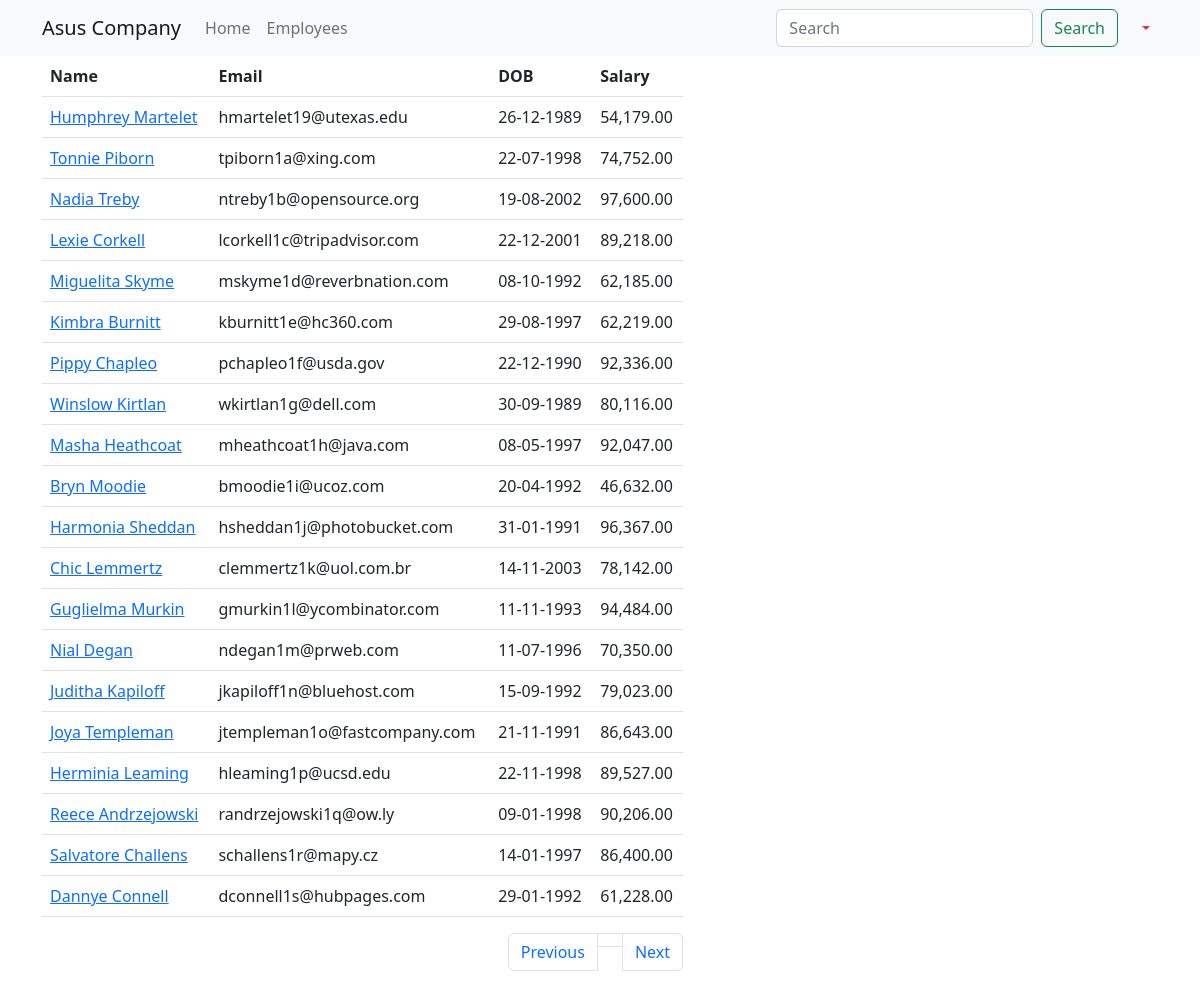
The page /employees?page=3 (signed in) on the database its author committed.
### main_app/models.py (models this page shows, shortened)
class Employee(models.Model):
    name = models.CharField(max_length=40)
    email = models.EmailField(unique=True)
    dob = models.DateField(null=True)
    salary = models.DecimalField(max_digits=7, decimal_places=2)
    disabled = models.BooleanField(default=False)
    profile_picture = models.ImageField(upload_to=unique_img_name, null=True, default='employees/employee.png')
    created_at = models.DateTimeField(auto_now_add=True, null=True)
    updated_at = models.DateTimeField(auto_now=True, null=True)

### main_app/views.py (the view)
# urls.py: path('employees', views.all_employees, name='all'),
@login_required
@permission_required('main_app.view_employee', raise_exception=True)
def all_employees(request):
    employees = Employee.objects.all().order_by('id')  # Replace '-id' with the field you want to order by
    paginator = Paginator(employees, 20)
    page_number = request.GET.get('page')
    data = paginator.get_page(page_number)
    return render(request, 'all_employees.html', {'employees': data})

### templates/all_employees.html (shortened to what this page needs)
{% extends 'base_template.html' %}
{% load humanize %}
{% block content %}
    {% include 'navbar.html' %}
    <div class="container">
        <div class="row justify-content-centre">
            <div class="col-sm-7">
                <table class="table">
                    <thead>
                    <tr>
                        <th>Name</th>
                        <th>Email</th>
                        <th>DOB</th>
                        <th>Salary</th>
                    </tr>
                    </thead>
                    <tbody>
                    {% for employee in employees %}
                        <tr>
                            <td>
                                <a href="/employees/{{ employee.id }}">{{ employee.name | title }}</a>
                            </td>
                            <td>{{ employee.email }}</td>
                            <td>{{ employee.dob | date:'d-m-Y' }}</td>
                            <td>{{ employee.salary | intcomma }}</td>
                        </tr>
                    {% endfor %}
                    </tbody>
                </table>
                <nav aria-label="Page navigation example">
                    <ul class="pagination justify-content-end margin-20px 0">
                        {% if employees.has_previous %}
                            <li class="page-item">
                                <a class="page-link" href='?page={{ employees.previous_page_number }}'>Previous</a>
                            </li>
                        {% else %}
                            <li class="page-item disabled">
                                <a class="page-link" href='' tabindex="-1" aria-disabled="True">Previous</a>
                            </li>
                        {% endif %}
                         <li class="page-item"><a class="page-link" href="?page={{ employees.number }}"></a></li>
                        {% if employees.has_next %}
                            <li class="page-item">
                                <a class="page-link" href='?page={{ employees.next_page_number }}'>Next</a>
                            </li>
                        {% else %}
                            <li class="page-item disabled">
                                <a class="page-link" href='' tabindex="-1" aria-disabled="True">Next</a>
                            </li>
                        {% endif %}
                    </ul>
                </nav>
            </div>
        </div>
    </div>
{% endblock %}

### rows shown on the page
Employee: name "Humphrey Martelet", email "hmartelet19@utexas.edu", dob "26-12-1989", salary "54,179.00"
Employee: name "Tonnie Piborn", email "tpiborn1a@xing.com", dob "22-07-1998", salary "74,752.00"
Employee: name "Nadia Treby", email "ntreby1b@opensource.org", dob "19-08-2002", salary "97,600.00"
Employee: name "Lexie Corkell", email "lcorkell1c@tripadvisor.com", dob "22-12-2001", salary "89,218.00"
Employee: name "Miguelita Skyme", email "mskyme1d@reverbnation.com", dob "08-10-1992", salary "62,185.00"
Employee: name "Kimbra Burnitt", email "kburnitt1e@hc360.com", dob "29-08-1997", salary "62,219.00"
Employee: name "Pippy Chapleo", email "pchapleo1f@usda.gov", dob "22-12-1990", salary "92,336.00"
Employee: name "Winslow Kirtlan", email "wkirtlan1g@dell.com", dob "30-09-1989", salary "80,116.00"
Employee: name "Masha Heathcoat", email "mheathcoat1h@java.com", dob "08-05-1997", salary "92,047.00"
Employee: name "Bryn Moodie", email "bmoodie1i@ucoz.com", dob "20-04-1992", salary "46,632.00"
Employee: name "Harmonia Sheddan", email "hsheddan1j@photobucket.com", dob "31-01-1991", salary "96,367.00"
Employee: name "Chic Lemmertz", email "clemmertz1k@uol.com.br", dob "14-11-2003", salary "78,142.00"
Employee: name "Guglielma Murkin", email "gmurkin1l@ycombinator.com", dob "11-11-1993", salary "94,484.00"
Employee: name "Nial Degan", email "ndegan1m@prweb.com", dob "11-07-1996", salary "70,350.00"
Employee: name "Juditha Kapiloff", email "jkapiloff1n@bluehost.com", dob "15-09-1992", salary "79,023.00"
Employee: name "Joya Templeman", email "jtempleman1o@fastcompany.com", dob "21-11-1991", salary "86,643.00"
Employee: name "Herminia Leaming", email "hleaming1p@ucsd.edu", dob "22-11-1998", salary "89,527.00"
Employee: name "Reece Andrzejowski", email "randrzejowski1q@ow.ly", dob "09-01-1998", salary "90,206.00"
Employee: name "Salvatore Challens", email "schallens1r@mapy.cz", dob "14-01-1997", salary "86,400.00"
Employee: name "Dannye Connell", email "dconnell1s@hubpages.com", dob "29-01-1992", salary "61,228.00"
